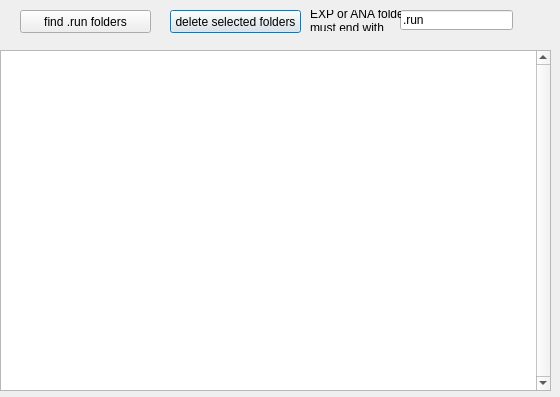
<?xml version="1.0" encoding="UTF-8"?>
<ui version="4.0">
 <class>FileManDialog</class>
 <widget class="QDialog" name="FileManDialog">
  <property name="geometry">
   <rect>
    <x>0</x>
    <y>0</y>
    <width>560</width>
    <height>397</height>
   </rect>
  </property>
  <property name="windowTitle">
   <string>EXP+ANA file management</string>
  </property>
  <widget class="QPushButton" name="deletefoldersButton">
   <property name="geometry">
    <rect>
     <x>170</x>
     <y>10</y>
     <width>131</width>
     <height>23</height>
    </rect>
   </property>
   <property name="text">
    <string>delete selected folders</string>
   </property>
  </widget>
  <widget class="QTreeWidget" name="foldersTreeWidget">
   <property name="geometry">
    <rect>
     <x>0</x>
     <y>50</y>
     <width>551</width>
     <height>341</height>
    </rect>
   </property>
   <property name="verticalScrollBarPolicy">
    <enum>Qt::ScrollBarAlwaysOn</enum>
   </property>
   <property name="horizontalScrollBarPolicy">
    <enum>Qt::ScrollBarAsNeeded</enum>
   </property>
   <property name="headerHidden">
    <bool>true</bool>
   </property>
   <property name="expandsOnDoubleClick">
    <bool>false</bool>
   </property>
   <attribute name="headerVisible">
    <bool>false</bool>
   </attribute>
   <attribute name="headerCascadingSectionResizes">
    <bool>false</bool>
   </attribute>
   <attribute name="headerStretchLastSection">
    <bool>true</bool>
   </attribute>
   <column>
    <property name="text">
     <string notr="true">1</string>
    </property>
   </column>
  </widget>
  <widget class="QPushButton" name="findfoldersButton">
   <property name="geometry">
    <rect>
     <x>20</x>
     <y>10</y>
     <width>131</width>
     <height>23</height>
    </rect>
   </property>
   <property name="text">
    <string>find .run folders</string>
   </property>
  </widget>
  <widget class="QLineEdit" name="endswithLineEdit">
   <property name="geometry">
    <rect>
     <x>400</x>
     <y>10</y>
     <width>113</width>
     <height>20</height>
    </rect>
   </property>
   <property name="text">
    <string>.run</string>
   </property>
  </widget>
  <widget class="QLabel" name="label">
   <property name="geometry">
    <rect>
     <x>310</x>
     <y>10</y>
     <width>91</width>
     <height>21</height>
    </rect>
   </property>
   <property name="text">
    <string>EXP or ANA folder
must end with </string>
   </property>
  </widget>
 </widget>
 <resources/>
 <connections/>
</ui>
